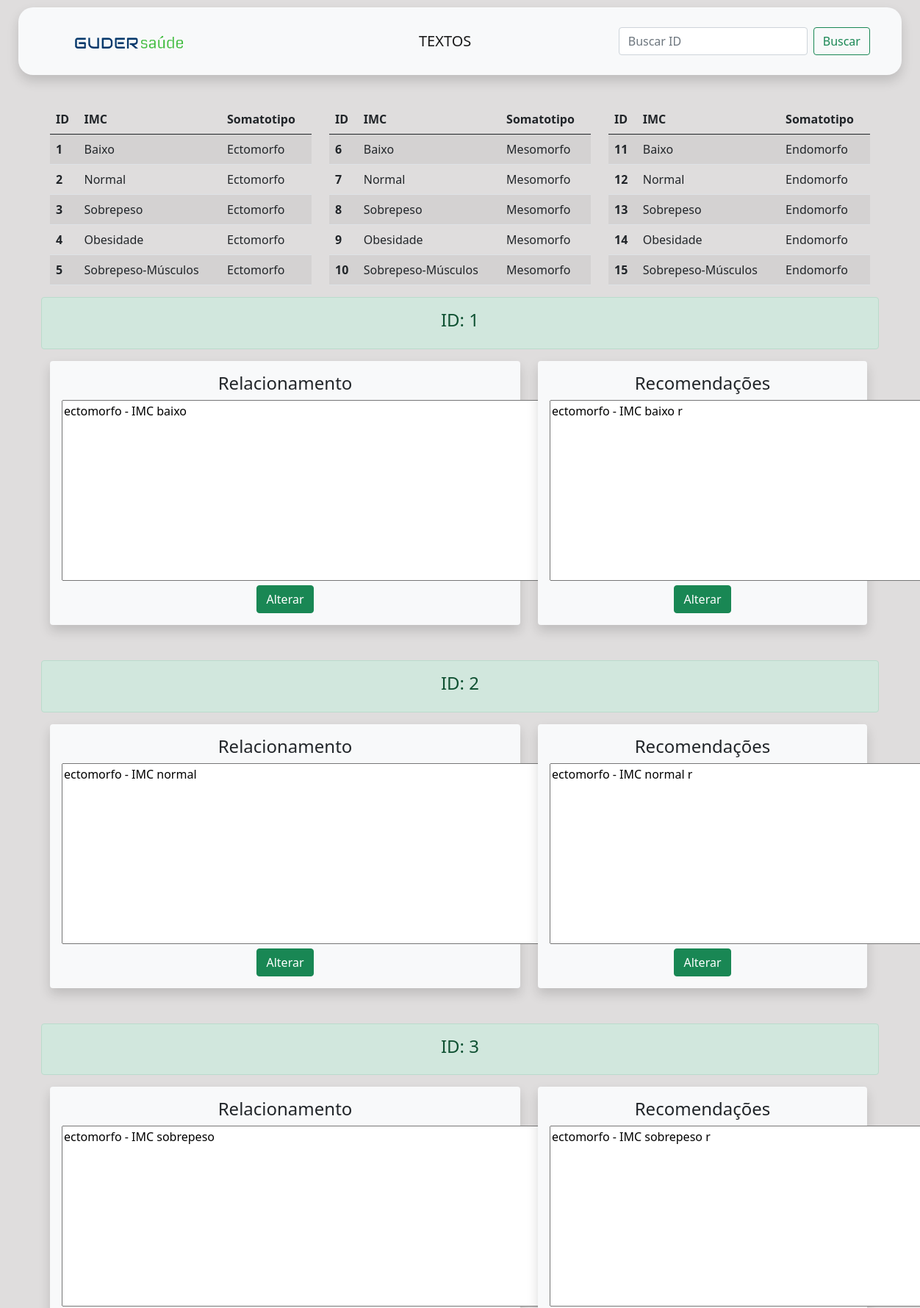
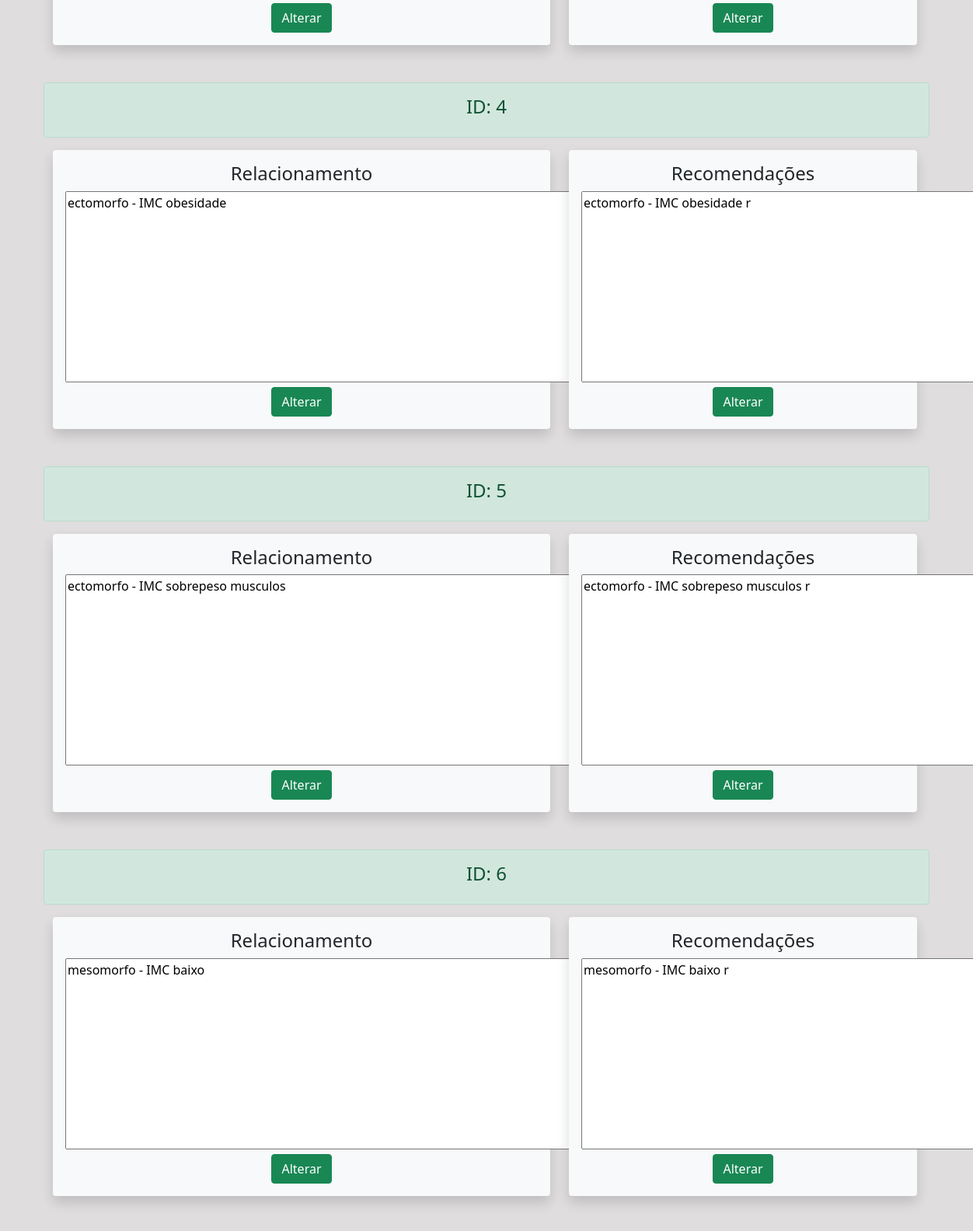
The page /SistWeb/textos.php (upper part) on the database its author committed (2 pictures, top to bottom).
### tables this page shows
create table text_result(
id int primary key,
texto text not null,
recomenda text not null
);

### SistWeb/textos.php (the view, shortened to what this page needs)
<!DOCTYPE html>
<html lang="pt-br">
<?php include './PHP/head.php'?>
<?php
include './PHP/conexaobd.php';
try {
    $comando = $con->prepare("SELECT * FROM text_result");
    $comando->execute();
} catch (PDOException $erro) {
    $retorno = "Erro " . $erro->getMessage();
    echo "<script> alert($retorno)</script>";
}
?>
<body id="corpo">
    <header role="navigation" class="fixed" id="cabecalho">
        <nav class="navbar navbar-light bg-light navbar-expand shadow" id="navbar">
            <div class="container">
                <a class="navbar-brand" href="./index.php">
                    <img src="./IMGs/logo.png" alt="logo" id="logo">
                </a>
                <div class="text-center" id="div-nav-titulo">
                    <span class="navbar-brand mb-0 h1">TEXTOS</span>
                </div>
                <ul class="navbar-nav me-auto mb-2 mb-lg-0">
                        <li class="nav-item text-center">
                            <p class="nav-link active" aria-current="page" href="#" id="resposta-busca"></p>
                        </li>
                    </ul>
                <form class="d-flex" method="POST" id="form-busca" action="">
                    <input class="form-control me-2" type="search" placeholder="Buscar ID" aria-label="Search" name="id">
                    <button class="btn btn-outline-success" type="button" onclick="consulta_txt()">Buscar</button>
                </form>
            </div>
        </nav>
    </header>
    <div class="container">
        <div class="row">
            <div class="col">
                <table class="table table-striped">
                    <thead>
                        <tr>
                            <th scope="col">ID</th>
                            <th scope="col">IMC</th>
                            <th scope="col">Somatotipo</th>
                        </tr>
                    </thead>
                    <tbody>
                        <tr>
                            <th scope="row">1</th>
                            <td>Baixo</td>
                            <td>Ectomorfo</td>
                        </tr>
                        <tr>
                            <th scope="row">2</th>
                            <td>Normal</td>
                            <td>Ectomorfo</td>
                        </tr>
                        <tr>
                            <th scope="row">3</th>
                            <td>Sobrepeso</td>
                            <td>Ectomorfo</td>
                        </tr>
                        <tr>
                            <th scope="row">4</th>
                            <td>Obesidade</td>
                            <td>Ectomorfo</td>
                        </tr>
                        <tr>
                            <th scope="row">5</th>
                            <td>Sobrepeso-Músculos</td>
                            <td>Ectomorfo</td>
                        </tr>
                    </tbody>
                </table>
            </div>
            <div class="col">
                <table class="table table-striped">
                    <thead>
                        <tr>
                            <th scope="col">ID</th>
                            <th scope="col">IMC</th>
                            <th scope="col">Somatotipo</th>
                        </tr>
                    </thead>
                    <tbody>
                        <tr>
                            <th scope="row">6</th>
                            <td>Baixo</td>
                            <td>Mesomorfo </td>
                        </tr>
                        <tr>
                            <th scope="row">7</th>
                            <td>Normal</td>
                            <td>Mesomorfo</td>
                        </tr>
                        <tr>
                            <th scope="row">8</th>
                            <td>Sobrepeso</td>
                            <td>Mesomorfo</td>
                        </tr>
                        <tr>
                            <th scope="row">9</th>
                            <td>Obesidade</td>
                            <td>Mesomorfo</td>
                        </tr>
                        <tr>
                            <th scope="row">10</th>
                            <td>Sobrepeso-Músculos</td>
                            <td>Mesomorfo</td>
                        </tr>
                    </tbody>
                </table>
            </div>
            <div class="col">
                <table class="table table-striped">
                    <thead>
                        <tr>
                            <th scope="col">ID</th>
                            <th scope="col">IMC</th>
                            <th scope="col">Somatotipo</th>
                        </tr>
                    </thead>
                    <tbody>
                        <tr>
                            <th scope="row">11</th>
                            <td>Baixo</td>
                            <td>Endomorfo</td>
                        </tr>
                        <tr>
                            <th scope="row">12</th>
                            <td>Normal</td>
                            <td>Endomorfo</td>
                        </tr>
                        <tr>
                            <th scope="row">13</th>
                            <td>Sobrepeso</td>
                            <td>Endomorfo</td>
                        </tr>
                        <tr>
                            <th scope="row">14</th>
                            <td>Obesidade</td>
                            <td>Endomorfo</td>
                        </tr>
                        <tr>
                            <th scope="row">15</th>
                            <td>Sobrepeso-Músculos</td>
                            <td>Endomorfo</td>
                        </tr>
                    </tbody>
                </table>
            </div>
        </div>
    </div>
    <?php
    while ($dado = $comando->fetch(PDO::FETCH_ASSOC)) {
    ?>
        <form action="./PHP/altera_txt.php" method="post" id="form-txt" class="form-txts">
            <div class="container" id="div-cads<?php echo $dado['id'] ?>">
                <div class="row">
                    <div class="alert alert-success" role="alert">
                        <h4 class="text-center">ID: <?php echo $dado['id'] ?> </h4>
                    </div>
                    <div class="col">
                        <div class="shadow p-3 mb-5 bg-light rounded" style="width: 40pc;">
                            <h4 class="text-center"> Relacionamento</h4>
                            <div class="text-center">
                                <textarea name="texto" cols="80" rows="10">
<?php echo $dado['texto'] ?>
                        </textarea>
                            </div>
                            <div class="text-center">
                                <button type="submit" class="btn btn-success" onclick="altera_txt()" >Alterar</button>
                            </div>
                        </div>
                    </div>
                    <div class="col">
                        <div class="shadow p-3 mb-5 bg-light rounded" style="width: 28pc;">
                            <h4 class="text-center"> Recomendações</h4>
                            <div class="text-center">
                                <textarea name="recomenda" cols="54" rows="10">
<?php echo $dado['recomenda'] ?>
                        </textarea>
                            </div>
                            <div class="text-center">
                                <button type="submit" class="btn btn-success" onclick="altera_txt()">Alterar</button>
                            </div>
                        </div>
                    </div>
                </div>
            </div>
        </form>
    <?php
    }
    ?>
</body>
</html>

### SistWeb/CSS/style.css (style rules this page uses)
#logo { width: 230px; padding: 10px; }
#navbar { border-radius: 20px!important; }
#cabecalho { margin-top: 10px; margin-left: 25px; margin-right: 25px; margin-bottom: 40px; width: 96%; }
#corpo { background-color: rgba(220, 218, 218, 0.9); margin: 0px; }
#resposta-busca { margin: auto; margin-right: 10px; color: red; }
#div-nav-titulo { padding-left: 16pc; }

### rows shown on the page
text_result: id "1", texto "ectomorfo - IMC baixo", recomenda "ectomorfo - IMC baixo r"
text_result: id "2", texto "ectomorfo - IMC normal", recomenda "ectomorfo - IMC normal r"
text_result: id "3", texto "ectomorfo - IMC sobrepeso", recomenda "ectomorfo - IMC sobrepeso r"
text_result: id "4", texto "ectomorfo - IMC obesidade", recomenda "ectomorfo - IMC obesidade r"
text_result: id "5", texto "ectomorfo - IMC sobrepeso musculos", recomenda "ectomorfo - IMC sobrepeso musculos r"
text_result: id "6", texto "mesomorfo - IMC baixo", recomenda "mesomorfo - IMC baixo r"
